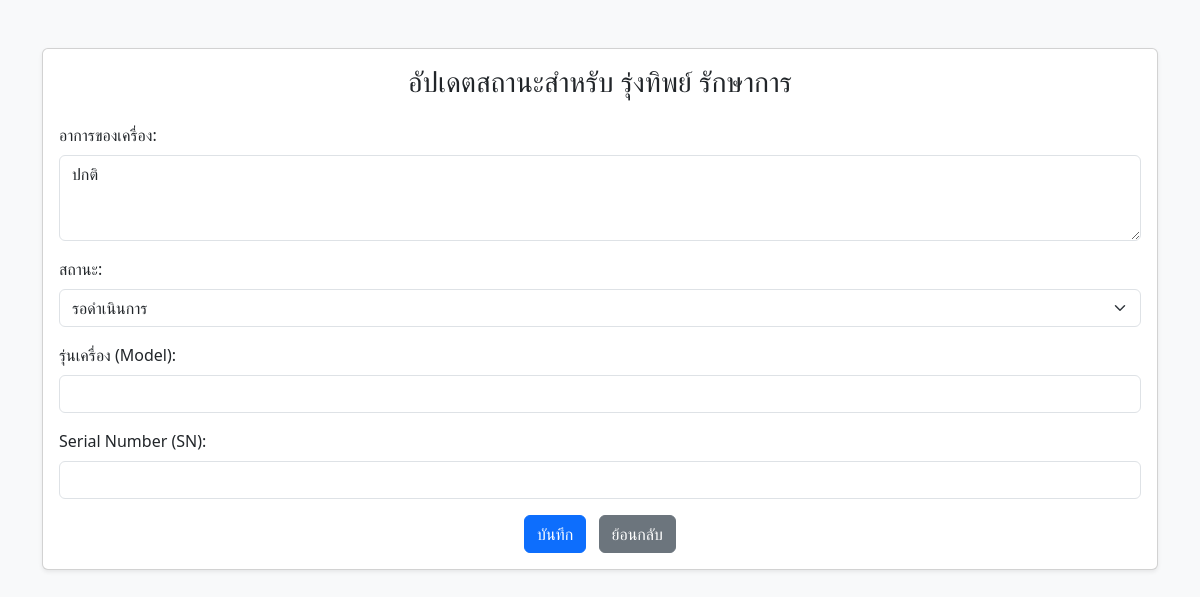
The app's page /update_status/2 (signed in) with its own data.
### tables this page shows
CREATE TABLE registrations (
            id INTEGER PRIMARY KEY AUTOINCREMENT,
            fname TEXT NOT NULL,
            lname TEXT NOT NULL,
            phone TEXT NOT NULL,
            date TEXT NOT NULL,
            service_type TEXT NOT NULL,
            problem TEXT DEFAULT 'ปกติ',
            status TEXT DEFAULT 'รอดำเนินการ',
            model TEXT,
            serial_number TEXT
        );

### app.py (the view, shortened to what this page needs)
@app.route('/update_status/<int:id>', methods=['GET', 'POST'])
def update_status(id):
    if not session.get('staff_logged_in'):
        flash('กรุณาเข้าสู่ระบบก่อนครับ')
        return redirect(url_for('staff_login'))
    conn = get_db_connection()
    c = conn.cursor()
    c.execute('SELECT * FROM registrations WHERE id = ?', (id,))
    registration = c.fetchone()
    if registration is None:
        conn.close()
        flash("ไม่พบข้อมูลการลงทะเบียนนี้")
        return redirect(url_for('staff'))
    conn.close()
    return render_template('update_status.html', registration=registration)

### app.py (called while the page is built)
def get_db_connection():
    conn = sqlite3.connect(DATABASE)
    conn.row_factory = sqlite3.Row
    return conn

### templates/update_status.html (shortened to what this page needs)
<!DOCTYPE html>
<html lang="th">
<head>
    <link href="https://cdn.jsdelivr.net/npm/bootstrap@5.3.3/dist/css/bootstrap.min.css" rel="stylesheet" />
</head>
<body class="bg-light">
    <div class="container py-5">
        <div class="card shadow-sm">
            <div class="card-body">
                <h3 class="card-title text-center mb-4">
                    อัปเดตสถานะสำหรับ {{ registration['fname'] }} {{ registration['lname'] }}
                </h3>
                <form method="post">
                    <div class="mb-3">
                        <label for="problem" class="form-label">อาการของเครื่อง:</label>
                        <textarea name="problem" class="form-control" rows="3">{{ registration['problem'] }}</textarea>
                    </div>
                    <div class="mb-3">
                        <label for="status" class="form-label">สถานะ:</label>
                        <select name="status" class="form-select">
                            <option value="รอดำเนินการ" {% if registration['status'] == 'รอดำเนินการ' %}selected{% endif %}>รอดำเนินการ</option>
                        </select>
                    </div>
                    <div class="mb-3">
                        <label for="model" class="form-label">รุ่นเครื่อง (Model):</label>
                        <input type="text" name="model" class="form-control" value="{{ registration['model'] or '' }}" />
                    </div>
                    <div class="mb-3">
                        <label for="serial_number" class="form-label">Serial Number (SN):</label>
                        <input type="text" name="serial_number" class="form-control" value="{{ registration['serial_number'] or '' }}" />
                    </div>
                    <div class="text-center">
                        <button type="submit" class="btn btn-primary">บันทึก</button>
                        <a href="{{ url_for('staff') }}" class="btn btn-secondary ms-2">ย้อนกลับ</a>
                    </div>
                </form>
            </div>
        </div>
    </div>
</body>
</html>

### records on screen
registrations: fname "รุ่งทิพย์", lname "รักษาการ", problem "ปกติ", status "รอดำเนินการ"
